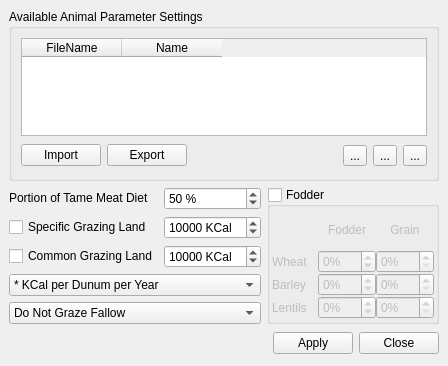
<ui version="4.0" >
 <class>LaAnimalParameterManagerBase</class>
 <widget class="QWidget" name="LaAnimalParameterManagerBase" >
  <property name="geometry" >
   <rect>
    <x>0</x>
    <y>0</y>
    <width>404</width>
    <height>366</height>
   </rect>
  </property>
  <property name="minimumSize" >
   <size>
    <width>0</width>
    <height>0</height>
   </size>
  </property>
  <property name="windowTitle" >
   <string>Animal Parameter Manager</string>
  </property>
  <layout class="QGridLayout" >
   <property name="margin" >
    <number>9</number>
   </property>
   <property name="spacing" >
    <number>6</number>
   </property>
   <item rowspan="5" row="1" column="2" colspan="3" >
    <widget class="QGroupBox" name="groupBoxFodderUse" >
     <property name="cursor" >
      <cursor>0</cursor>
     </property>
     <property name="whatsThis" >
      <string>Select Fodder if you believe the animals were fed grain to supplement their grazing.  You will then have to select how many kg of the selected grain you believe they fed each animal either every day, week, or month.</string>
     </property>
     <property name="title" >
      <string>Fodder</string>
     </property>
     <property name="checkable" >
      <bool>true</bool>
     </property>
     <property name="checked" >
      <bool>false</bool>
     </property>
     <layout class="QGridLayout" >
      <property name="margin" >
       <number>2</number>
      </property>
      <property name="spacing" >
       <number>0</number>
      </property>
      <item row="0" column="1" colspan="2" >
       <widget class="QLabel" name="labelFodderFodder" >
        <property name="toolTip" >
         <string>&lt;html>&lt;head>&lt;meta name="qrichtext" content="1" />&lt;style type="text/css">
p, li { white-space: pre-wrap; }
&lt;/style>&lt;/head>&lt;body style=" font-family:'Sans Serif'; font-size:9pt; font-weight:400; font-style:normal; text-decoration:none;">
&lt;p style=" margin-top:0px; margin-bottom:0px; margin-left:0px; margin-right:0px; -qt-block-indent:0; text-indent:0px;">Percent of animals diet provided by &lt;span style=" font-weight:600;">FODDER&lt;/span>.&lt;/p>
&lt;p style=" margin-top:0px; margin-bottom:0px; margin-left:0px; margin-right:0px; -qt-block-indent:0; text-indent:0px;">&lt;span style=" color:#0000ff;">To use &lt;/span>&lt;span style=" font-style:italic; color:#0000ff;">all&lt;/span>&lt;span style=" color:#0000ff;"> that is available use a &lt;/span>&lt;span style=" font-weight:600; color:#0000ff;">negative number:&lt;/span>&lt;/p>
&lt;p style=" margin-top:0px; margin-bottom:0px; margin-left:0px; margin-right:0px; -qt-block-indent:0; text-indent:0px;">&lt;span style=" font-weight:600;">-1&lt;/span> for HIGH priority total utilization&lt;/p>
&lt;p style=" margin-top:0px; margin-bottom:0px; margin-left:0px; margin-right:0px; -qt-block-indent:0; text-indent:0px;">&lt;span style=" font-weight:600;">-2&lt;/span> for MED priority total utilization&lt;/p>
&lt;p style=" margin-top:0px; margin-bottom:0px; margin-left:0px; margin-right:0px; -qt-block-indent:0; text-indent:0px;">&lt;span style=" font-weight:600;">-3&lt;/span> for LOW priority total utilization&lt;/p>&lt;/body>&lt;/html></string>
        </property>
        <property name="layoutDirection" >
         <enum>Qt::LeftToRight</enum>
        </property>
        <property name="text" >
         <string>Fodder</string>
        </property>
        <property name="alignment" >
         <set>Qt::AlignCenter</set>
        </property>
       </widget>
      </item>
      <item row="0" column="3" >
       <widget class="QLabel" name="labelFodderGrain" >
        <property name="layoutDirection" >
         <enum>Qt::RightToLeft</enum>
        </property>
        <property name="text" >
         <string>Grain</string>
        </property>
        <property name="alignment" >
         <set>Qt::AlignCenter</set>
        </property>
       </widget>
      </item>
      <item row="0" column="0" >
       <spacer>
        <property name="orientation" >
         <enum>Qt::Horizontal</enum>
        </property>
        <property name="sizeHint" >
         <size>
          <width>40</width>
          <height>20</height>
         </size>
        </property>
       </spacer>
      </item>
      <item row="3" column="3" >
       <widget class="QSpinBox" name="spinBoxFodderLentilsGrain" >
        <property name="sizePolicy" >
         <sizepolicy>
          <hsizetype>4</hsizetype>
          <vsizetype>0</vsizetype>
          <horstretch>0</horstretch>
          <verstretch>0</verstretch>
         </sizepolicy>
        </property>
        <property name="toolTip" >
         <string>&lt;html>&lt;head>&lt;meta name="qrichtext" content="1" />&lt;style type="text/css">
p, li { white-space: pre-wrap; }
&lt;/style>&lt;/head>&lt;body style=" font-family:'Sans Serif'; font-size:9pt; font-weight:400; font-style:normal; text-decoration:none;">
&lt;p style=" margin-top:0px; margin-bottom:0px; margin-left:0px; margin-right:0px; -qt-block-indent:0; text-indent:0px;">Percent of animals diet provided by LENTILS&lt;/p>&lt;/body>&lt;/html></string>
        </property>
        <property name="suffix" >
         <string>%</string>
        </property>
        <property name="maximum" >
         <number>100</number>
        </property>
       </widget>
      </item>
      <item row="3" column="2" >
       <widget class="QSpinBox" name="spinBoxFodderLentils" >
        <property name="sizePolicy" >
         <sizepolicy>
          <hsizetype>4</hsizetype>
          <vsizetype>0</vsizetype>
          <horstretch>0</horstretch>
          <verstretch>0</verstretch>
         </sizepolicy>
        </property>
        <property name="toolTip" >
         <string>&lt;html>&lt;head>&lt;meta name="qrichtext" content="1" />&lt;style type="text/css">
p, li { white-space: pre-wrap; }
&lt;/style>&lt;/head>&lt;body style=" font-family:'Sans Serif'; font-size:9pt; font-weight:400; font-style:normal; text-decoration:none;">
&lt;p style=" margin-top:0px; margin-bottom:0px; margin-left:0px; margin-right:0px; -qt-block-indent:0; text-indent:0px;">Percent of animals diet provided by &lt;span style=" color:#0000ff;">LENTIL FODDER&lt;/span>.&lt;/p>&lt;/body>&lt;/html></string>
        </property>
        <property name="suffix" >
         <string>%</string>
        </property>
        <property name="maximum" >
         <number>100</number>
        </property>
        <property name="minimum" >
         <number>-3</number>
        </property>
       </widget>
      </item>
      <item row="3" column="0" colspan="2" >
       <widget class="QLabel" name="labelFodderLentils" >
        <property name="toolTip" >
         <string>&lt;html>&lt;head>&lt;meta name="qrichtext" content="1" />&lt;style type="text/css">
p, li { white-space: pre-wrap; }
&lt;/style>&lt;/head>&lt;body style=" font-family:'Sans Serif'; font-size:9pt; font-weight:400; font-style:normal; text-decoration:none;">
&lt;p style=" margin-top:0px; margin-bottom:0px; margin-left:0px; margin-right:0px; -qt-block-indent:0; text-indent:0px;">Percent of animals diet provided by LENTILS&lt;/p>&lt;/body>&lt;/html></string>
        </property>
        <property name="text" >
         <string>Lentils</string>
        </property>
       </widget>
      </item>
      <item row="2" column="3" >
       <widget class="QSpinBox" name="spinBoxFodderBarleyGrain" >
        <property name="sizePolicy" >
         <sizepolicy>
          <hsizetype>4</hsizetype>
          <vsizetype>0</vsizetype>
          <horstretch>0</horstretch>
          <verstretch>0</verstretch>
         </sizepolicy>
        </property>
        <property name="toolTip" >
         <string>&lt;html>&lt;head>&lt;meta name="qrichtext" content="1" />&lt;style type="text/css">
p, li { white-space: pre-wrap; }
&lt;/style>&lt;/head>&lt;body style=" font-family:'Sans Serif'; font-size:9pt; font-weight:400; font-style:normal; text-decoration:none;">
&lt;p style=" margin-top:0px; margin-bottom:0px; margin-left:0px; margin-right:0px; -qt-block-indent:0; text-indent:0px;">Percent of animals diet provided by BARLEY&lt;/p>&lt;/body>&lt;/html></string>
        </property>
        <property name="suffix" >
         <string>%</string>
        </property>
        <property name="maximum" >
         <number>100</number>
        </property>
       </widget>
      </item>
      <item row="2" column="2" >
       <widget class="QSpinBox" name="spinBoxFodderBarley" >
        <property name="sizePolicy" >
         <sizepolicy>
          <hsizetype>0</hsizetype>
          <vsizetype>0</vsizetype>
          <horstretch>0</horstretch>
          <verstretch>0</verstretch>
         </sizepolicy>
        </property>
        <property name="toolTip" >
         <string>&lt;html>&lt;head>&lt;meta name="qrichtext" content="1" />&lt;style type="text/css">
p, li { white-space: pre-wrap; }
&lt;/style>&lt;/head>&lt;body style=" font-family:'Sans Serif'; font-size:9pt; font-weight:400; font-style:normal; text-decoration:none;">
&lt;p style=" margin-top:0px; margin-bottom:0px; margin-left:0px; margin-right:0px; -qt-block-indent:0; text-indent:0px;">Percent of animals diet provided by &lt;span style=" color:#0000ff;">BARLEY FODDER&lt;/span>&lt;/p>&lt;/body>&lt;/html></string>
        </property>
        <property name="suffix" >
         <string>%</string>
        </property>
        <property name="maximum" >
         <number>100</number>
        </property>
        <property name="minimum" >
         <number>-3</number>
        </property>
       </widget>
      </item>
      <item row="2" column="0" colspan="2" >
       <widget class="QLabel" name="labelFodderBarley" >
        <property name="toolTip" >
         <string>&lt;html>&lt;head>&lt;meta name="qrichtext" content="1" />&lt;style type="text/css">
p, li { white-space: pre-wrap; }
&lt;/style>&lt;/head>&lt;body style=" font-family:'Sans Serif'; font-size:9pt; font-weight:400; font-style:normal; text-decoration:none;">
&lt;p style=" margin-top:0px; margin-bottom:0px; margin-left:0px; margin-right:0px; -qt-block-indent:0; text-indent:0px;">Percent of animals diet provided by BARLEY&lt;/p>&lt;/body>&lt;/html></string>
        </property>
        <property name="text" >
         <string>Barley</string>
        </property>
       </widget>
      </item>
      <item row="1" column="3" >
       <widget class="QSpinBox" name="spinBoxFodderWheatGrain" >
        <property name="sizePolicy" >
         <sizepolicy>
          <hsizetype>0</hsizetype>
          <vsizetype>0</vsizetype>
          <horstretch>0</horstretch>
          <verstretch>0</verstretch>
         </sizepolicy>
        </property>
        <property name="toolTip" >
         <string>&lt;html>&lt;head>&lt;meta name="qrichtext" content="1" />&lt;style type="text/css">
p, li { white-space: pre-wrap; }
&lt;/style>&lt;/head>&lt;body style=" font-family:'Sans Serif'; font-size:9pt; font-weight:400; font-style:normal; text-decoration:none;">
&lt;p style=" margin-top:0px; margin-bottom:0px; margin-left:0px; margin-right:0px; -qt-block-indent:0; text-indent:0px;">Percent of animals diet provided by WHEAT&lt;/p>&lt;/body>&lt;/html></string>
        </property>
        <property name="suffix" >
         <string>%</string>
        </property>
        <property name="maximum" >
         <number>100</number>
        </property>
       </widget>
      </item>
      <item row="1" column="2" >
       <widget class="QSpinBox" name="spinBoxFodderWheat" >
        <property name="sizePolicy" >
         <sizepolicy>
          <hsizetype>0</hsizetype>
          <vsizetype>0</vsizetype>
          <horstretch>0</horstretch>
          <verstretch>0</verstretch>
         </sizepolicy>
        </property>
        <property name="toolTip" >
         <string>&lt;html>&lt;head>&lt;meta name="qrichtext" content="1" />&lt;style type="text/css">
p, li { white-space: pre-wrap; }
&lt;/style>&lt;/head>&lt;body style=" font-family:'Sans Serif'; font-size:9pt; font-weight:400; font-style:normal; text-decoration:none;">
&lt;p style=" margin-top:0px; margin-bottom:0px; margin-left:0px; margin-right:0px; -qt-block-indent:0; text-indent:0px;">Percent of animals diet provided by &lt;span style=" color:#0000ff;">WHEAT FODDER.&lt;/span>&lt;/p>&lt;/body>&lt;/html></string>
        </property>
        <property name="suffix" >
         <string>%</string>
        </property>
        <property name="maximum" >
         <number>100</number>
        </property>
        <property name="minimum" >
         <number>-3</number>
        </property>
       </widget>
      </item>
      <item row="1" column="0" colspan="2" >
       <widget class="QLabel" name="labelFodderWheat" >
        <property name="toolTip" >
         <string>&lt;html>&lt;head>&lt;meta name="qrichtext" content="1" />&lt;style type="text/css">
p, li { white-space: pre-wrap; }
&lt;/style>&lt;/head>&lt;body style=" font-family:'Sans Serif'; font-size:9pt; font-weight:400; font-style:normal; text-decoration:none;">
&lt;p style=" margin-top:0px; margin-bottom:0px; margin-left:0px; margin-right:0px; -qt-block-indent:0; text-indent:0px;">Percent of animals diet provided by WHEAT&lt;/p>&lt;/body>&lt;/html></string>
        </property>
        <property name="text" >
         <string>Wheat</string>
        </property>
       </widget>
      </item>
     </layout>
    </widget>
   </item>
   <item row="5" column="0" colspan="2" >
    <widget class="QComboBox" name="comboBoxFallowUsage" >
     <property name="sizePolicy" >
      <sizepolicy>
       <hsizetype>5</hsizetype>
       <vsizetype>0</vsizetype>
       <horstretch>0</horstretch>
       <verstretch>0</verstretch>
      </sizepolicy>
     </property>
     <property name="cursor" >
      <cursor>13</cursor>
     </property>
     <property name="toolTip" >
      <string>&lt;html>&lt;head>&lt;meta name="qrichtext" content="1" />&lt;style type="text/css">
p, li { white-space: pre-wrap; }
&lt;/style>&lt;/head>&lt;body style=" font-family:'Sans Serif'; font-size:9pt; font-weight:400; font-style:normal; text-decoration:none;">
&lt;p style=" margin-top:0px; margin-bottom:0px; margin-left:0px; margin-right:0px; -qt-block-indent:0; text-indent:0px;">If your animal is to be allowed to graze fallow land resulting from crop rotation, set the priority of their access to this fallow land here.&lt;/p>&lt;/body>&lt;/html></string>
     </property>
     <item>
      <property name="text" >
       <string>Do Not Graze Fallow</string>
      </property>
     </item>
     <item>
      <property name="text" >
       <string>HIGH Fallow Priority</string>
      </property>
     </item>
     <item>
      <property name="text" >
       <string>MED Fallow Priority</string>
      </property>
     </item>
     <item>
      <property name="text" >
       <string>LOW Fallow Priority</string>
      </property>
     </item>
    </widget>
   </item>
   <item row="2" column="1" >
    <widget class="QSpinBox" name="spinBoxUniqueRasterCalories" >
     <property name="suffix" >
      <string> KCal</string>
     </property>
     <property name="maximum" >
      <number>99999999</number>
     </property>
     <property name="singleStep" >
      <number>100</number>
     </property>
     <property name="value" >
      <number>10000</number>
     </property>
    </widget>
   </item>
   <item row="4" column="0" colspan="2" >
    <widget class="QComboBox" name="comboBoxGrazingUnits" >
     <property name="sizePolicy" >
      <sizepolicy>
       <hsizetype>5</hsizetype>
       <vsizetype>0</vsizetype>
       <horstretch>0</horstretch>
       <verstretch>0</verstretch>
      </sizepolicy>
     </property>
     <property name="cursor" >
      <cursor>13</cursor>
     </property>
     <property name="toolTip" >
      <string>&lt;html>&lt;head>&lt;meta name="qrichtext" content="1" />&lt;style type="text/css">
p, li { white-space: pre-wrap; }
&lt;/style>&lt;/head>&lt;body style=" font-family:'Sans Serif'; font-size:9pt; font-weight:400; font-style:normal; text-decoration:none;">
&lt;p style=" margin-top:0px; margin-bottom:0px; margin-left:0px; margin-right:0px; -qt-block-indent:0; text-indent:0px;">1 dunum = 1000 square meters&lt;/p>
&lt;p style=" margin-top:0px; margin-bottom:0px; margin-left:0px; margin-right:0px; -qt-block-indent:0; text-indent:0px;">1 hectare = 10,000 square meters&lt;/p>&lt;/body>&lt;/html></string>
     </property>
     <item>
      <property name="text" >
       <string>* KCal per Dunum per Year</string>
      </property>
     </item>
     <item>
      <property name="text" >
       <string>* KCal per Hectare per Year</string>
      </property>
     </item>
    </widget>
   </item>
   <item row="3" column="1" >
    <widget class="QSpinBox" name="spinBoxCommonRasterCalories" >
     <property name="suffix" >
      <string> KCal</string>
     </property>
     <property name="maximum" >
      <number>99999999</number>
     </property>
     <property name="singleStep" >
      <number>100</number>
     </property>
     <property name="value" >
      <number>10000</number>
     </property>
    </widget>
   </item>
   <item row="3" column="0" >
    <widget class="QCheckBox" name="checkBoxCommonRaster" >
     <property name="toolTip" >
      <string>&lt;html>&lt;head>&lt;meta name="qrichtext" content="1" />&lt;style type="text/css">
p, li { white-space: pre-wrap; }
&lt;/style>&lt;/head>&lt;body style=" font-family:'Sans Serif'; font-size:9pt; font-weight:400; font-style:normal; text-decoration:none;">
&lt;p style=" margin-top:0px; margin-bottom:0px; margin-left:0px; margin-right:0px; -qt-block-indent:0; text-indent:0px;">binary raster named common.grazing.mask which more than one animal can graze from&lt;/p>&lt;/body>&lt;/html></string>
     </property>
     <property name="text" >
      <string>Common Grazing Land</string>
     </property>
    </widget>
   </item>
   <item row="2" column="0" >
    <widget class="QCheckBox" name="checkBoxUniqueRaster" >
     <property name="toolTip" >
      <string>&lt;html>&lt;head>&lt;meta name="qrichtext" content="1" />&lt;style type="text/css">
p, li { white-space: pre-wrap; }
&lt;/style>&lt;/head>&lt;body style=" font-family:'Sans Serif'; font-size:9pt; font-weight:400; font-style:normal; text-decoration:none;">
&lt;p style=" margin-top:0px; margin-bottom:0px; margin-left:0px; margin-right:0px; -qt-block-indent:0; text-indent:0px;">binary raster named: animalName.mask  where animalName is the name of the animal you are setting these parameters for.&lt;/p>&lt;/body>&lt;/html></string>
     </property>
     <property name="text" >
      <string>Specific Grazing Land</string>
     </property>
    </widget>
   </item>
   <item row="1" column="1" >
    <widget class="QSpinBox" name="spinBoxPercentOfTameMeat" >
     <property name="sizePolicy" >
      <sizepolicy>
       <hsizetype>5</hsizetype>
       <vsizetype>0</vsizetype>
       <horstretch>0</horstretch>
       <verstretch>0</verstretch>
      </sizepolicy>
     </property>
     <property name="toolTip" >
      <string>&lt;html>&lt;head>&lt;meta name="qrichtext" content="1" />&lt;style type="text/css">
p, li { white-space: pre-wrap; }
&lt;/style>&lt;/head>&lt;body style=" font-family:'Sans Serif'; font-size:9pt; font-weight:400; font-style:normal; text-decoration:none;">
&lt;p style=" margin-top:0px; margin-bottom:0px; margin-left:0px; margin-right:0px; -qt-block-indent:0; text-indent:0px;">This animal contiributes this percent towards the tame meat portion of the diet&lt;/p>&lt;/body>&lt;/html></string>
     </property>
     <property name="suffix" >
      <string> %</string>
     </property>
     <property name="maximum" >
      <number>100</number>
     </property>
     <property name="value" >
      <number>50</number>
     </property>
    </widget>
   </item>
   <item row="1" column="0" >
    <widget class="QLabel" name="labelPortionDiet" >
     <property name="sizePolicy" >
      <sizepolicy>
       <hsizetype>1</hsizetype>
       <vsizetype>4</vsizetype>
       <horstretch>0</horstretch>
       <verstretch>0</verstretch>
      </sizepolicy>
     </property>
     <property name="frameShape" >
      <enum>QFrame::NoFrame</enum>
     </property>
     <property name="text" >
      <string>Portion of Tame Meat Diet</string>
     </property>
     <property name="alignment" >
      <set>Qt::AlignBottom|Qt::AlignLeading|Qt::AlignLeft</set>
     </property>
    </widget>
   </item>
   <item row="6" column="4" >
    <widget class="QPushButton" name="pbnClose" >
     <property name="sizePolicy" >
      <sizepolicy>
       <hsizetype>5</hsizetype>
       <vsizetype>0</vsizetype>
       <horstretch>0</horstretch>
       <verstretch>0</verstretch>
      </sizepolicy>
     </property>
     <property name="text" >
      <string>Close</string>
     </property>
    </widget>
   </item>
   <item row="6" column="3" >
    <widget class="QPushButton" name="pbnApply" >
     <property name="sizePolicy" >
      <sizepolicy>
       <hsizetype>0</hsizetype>
       <vsizetype>0</vsizetype>
       <horstretch>0</horstretch>
       <verstretch>0</verstretch>
      </sizepolicy>
     </property>
     <property name="text" >
      <string>Apply</string>
     </property>
    </widget>
   </item>
   <item row="6" column="0" colspan="3" >
    <spacer>
     <property name="orientation" >
      <enum>Qt::Horizontal</enum>
     </property>
     <property name="sizeHint" >
      <size>
       <width>391</width>
       <height>27</height>
      </size>
     </property>
    </spacer>
   </item>
   <item row="0" column="0" colspan="5" >
    <widget class="QGroupBox" name="grpProfiles" >
     <property name="title" >
      <string>Available Animal Parameter Settings</string>
     </property>
     <layout class="QGridLayout" >
      <property name="margin" >
       <number>9</number>
      </property>
      <property name="spacing" >
       <number>6</number>
      </property>
      <item row="0" column="0" colspan="6" >
       <widget class="QTableWidget" name="tblAnimalParameterProfiles" >
        <property name="whatsThis" >
         <string>Table of the currently available layersets</string>
        </property>
        <property name="alternatingRowColors" >
         <bool>true</bool>
        </property>
        <property name="selectionMode" >
         <enum>QAbstractItemView::SingleSelection</enum>
        </property>
        <property name="selectionBehavior" >
         <enum>QAbstractItemView::SelectRows</enum>
        </property>
        <column>
         <property name="text" >
          <string>FileName</string>
         </property>
        </column>
        <column>
         <property name="text" >
          <string>Name</string>
         </property>
        </column>
       </widget>
      </item>
      <item row="1" column="3" >
       <widget class="QToolButton" name="toolNew" >
        <property name="toolTip" >
         <string>New</string>
        </property>
        <property name="text" >
         <string>...</string>
        </property>
        <property name="icon" >
         <iconset resource="../resources/resources.qrc" >:/new.png</iconset>
        </property>
       </widget>
      </item>
      <item row="1" column="4" >
       <widget class="QToolButton" name="toolCopy" >
        <property name="toolTip" >
         <string>Clone</string>
        </property>
        <property name="text" >
         <string>...</string>
        </property>
        <property name="icon" >
         <iconset resource="../resources/resources.qrc" >:/copy.png</iconset>
        </property>
       </widget>
      </item>
      <item row="1" column="5" >
       <widget class="QToolButton" name="toolDelete" >
        <property name="toolTip" >
         <string>Delete</string>
        </property>
        <property name="text" >
         <string>...</string>
        </property>
        <property name="icon" >
         <iconset resource="../resources/resources.qrc" >:/delete.png</iconset>
        </property>
       </widget>
      </item>
      <item row="1" column="0" >
       <widget class="QPushButton" name="pbnImport" >
        <property name="minimumSize" >
         <size>
          <width>80</width>
          <height>0</height>
         </size>
        </property>
        <property name="text" >
         <string>Import</string>
        </property>
       </widget>
      </item>
      <item row="1" column="1" >
       <widget class="QPushButton" name="pbnExport" >
        <property name="minimumSize" >
         <size>
          <width>80</width>
          <height>0</height>
         </size>
        </property>
        <property name="text" >
         <string>Export</string>
        </property>
       </widget>
      </item>
      <item row="1" column="2" >
       <spacer>
        <property name="orientation" >
         <enum>Qt::Horizontal</enum>
        </property>
        <property name="sizeHint" >
         <size>
          <width>71</width>
          <height>27</height>
         </size>
        </property>
       </spacer>
      </item>
     </layout>
    </widget>
   </item>
  </layout>
 </widget>
 <resources/>
 <connections>
  <connection>
   <sender>pbnClose</sender>
   <signal>clicked()</signal>
   <receiver>LaAnimalParameterManagerBase</receiver>
   <slot>close()</slot>
   <hints>
    <hint type="sourcelabel" >
     <x>210</x>
     <y>309</y>
    </hint>
    <hint type="destinationlabel" >
     <x>246</x>
     <y>306</y>
    </hint>
   </hints>
  </connection>
 </connections>
</ui>
